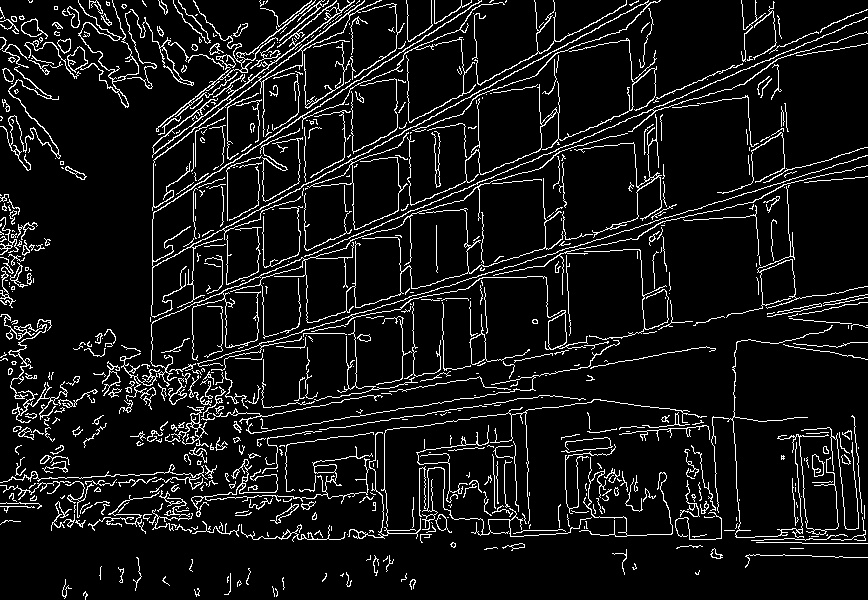
#> input picture Computer Vision Resources/sample_images/output_02_building_edges.jpg, 868 x 600 px, given in place of fruits.jpg, which was not available
$ python computer_vision_complete_practice.py   (older library calls are emulated)
#> lines starting #> are read from the running program, lines starting #| are printed output that depends on the picture; after the words box and inside, x2 and y2 are one past the last pixel; in counts of white or black regions, pixels touching at a corner belong together
"""
Complete Computer Vision Coding Practice (All Modules Combined on Real Photos)
==============================================================================
Runs all 4 progressive Computer Vision practice modules using real photographs
in sample_images/ (fruits.jpg, building.jpg, butterfly.jpg):
  Module 1: Pixels, 2D Grayscale Matrices, and 3D RGB Tensors
  Module 2: Image Enhancement, 2D Convolution Filters, Edge Detection & Contours
  Module 3: Baseline Convolutional Neural Network (CNN) Image Classifier
  Module 4: Modern Vision Applications (ViT Patches, Edge Quantization & Privacy Blur)
"""

from pathlib import Path
import cv2
import numpy as np
import torch
import torch.nn as nn
import torch.nn.functional as F

SAMPLE_DIR = Path(__file__).parent / "sample_images"


# =====================================================================
# MODULE 1: PIXELS, MATRICES & RGB TENSORS
# =====================================================================

def load_real_image(path: Path) -> np.ndarray:
    """Loads a real photograph from disk and converts it from BGR to RGB."""
    bgr_image = cv2.imread(str(path))
#> bgr_image is the input picture: shape (600, 868, 3); min 0, max 255, mean 21.9
    if bgr_image is None:
        raise FileNotFoundError(f"Could not load image at {path}")
    return cv2.cvtColor(bgr_image, cv2.COLOR_BGR2RGB)


def run_module_1_pixels_and_matrices():
    print("\n" + "=" * 65)
    print("MODULE 1: Pixels, 2D Grayscale Matrices & 3D RGB Tensors (Real Photo)")
    print("=" * 65)

    img_path = SAMPLE_DIR / "fruits.jpg"
    rgb_tensor = load_real_image(img_path)
    print(f"Loaded Real Photo: {img_path.name} -> Shape (H, W, C): {rgb_tensor.shape}")
#| Loaded Real Photo: fruits.jpg -> Shape (H, W, C): (600, 868, 3)
    print(f"Pixel [R, G, B] at center (240, 256): {rgb_tensor[240, 256]}")
#| Pixel [R, G, B] at center (240, 256): [0 0 0]

    grayscale_matrix = cv2.cvtColor(rgb_tensor, cv2.COLOR_RGB2GRAY)
    print(f"Grayscale Matrix Shape (H, W): {grayscale_matrix.shape}")
#| Grayscale Matrix Shape (H, W): (600, 868)
    print("5x5 Grayscale Matrix Slice around center (238:243, 254:259):")
    print(grayscale_matrix[238:243, 254:259])
#| [[  0   0   0   3 255]
#|  [  0   0   0   1 254]
#|  [  0   0   0   2 253]
#|  [  0   0   4   0 255]
#|  [  0   0   0   4 255]]

    brightened_matrix = np.clip(grayscale_matrix.astype(np.int16) + 40, 0, 255).astype(np.uint8)
    print(f"Original center intensity: {grayscale_matrix[240, 256]} -> Brightened: {brightened_matrix[240, 256]}")
#| Original center intensity: 0 -> Brightened: 40
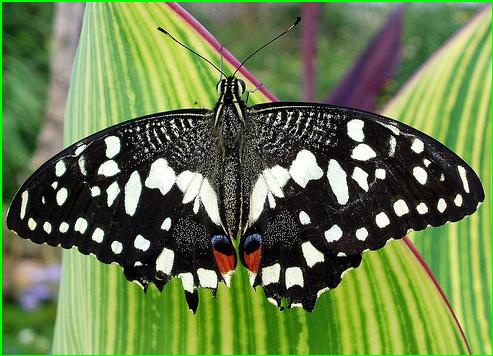
#> input picture Computer Vision Resources/sample_images/output_02_detected_butterfly.jpg, 493 x 356 px, given in place of building.jpg, which was not available


# =====================================================================
# MODULE 2: CONVOLUTION FILTERS, EDGE DETECTION & CONTOUR DETECTION
# =====================================================================

def apply_custom_convolution(gray_image: np.ndarray) -> np.ndarray:
    """Applies a 3x3 Sobel vertical edge detection kernel via 2D convolution."""
    sobel_vertical_kernel = np.array([
        [-1, 0, 1],
        [-2, 0, 2],
        [-1, 0, 1]
    ], dtype=np.float32)
    filtered = cv2.filter2D(src=gray_image, ddepth=cv2.CV_64F, kernel=sobel_vertical_kernel)
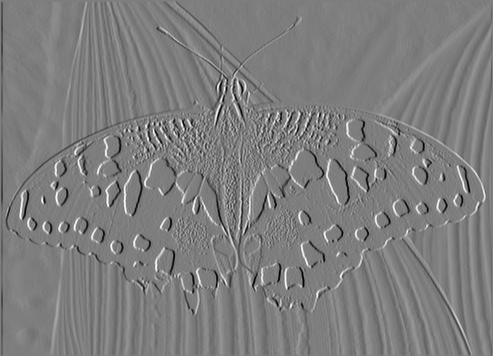
#> filtered: shape (356, 493) float64; min -971, max 994, mean 0.2; drawn with min black and max white
    return cv2.convertScaleAbs(filtered)
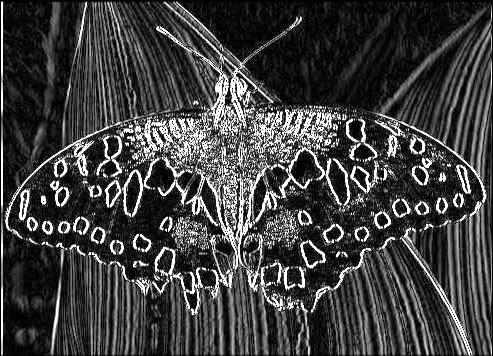
#> returned value: shape (356, 493); min 0, max 255, mean 64.5


def run_module_2_filters_and_tracking():
    print("\n" + "=" * 65)
    print("MODULE 2: Convolution Filters, Edge Detection & Object Detection")
    print("=" * 65)

    building_gray = cv2.imread(str(SAMPLE_DIR / "building.jpg"), cv2.IMREAD_GRAYSCALE)
    conv_edges = apply_custom_convolution(building_gray)
    denoised = cv2.medianBlur(building_gray, ksize=3)
    equalized = cv2.equalizeHist(denoised)
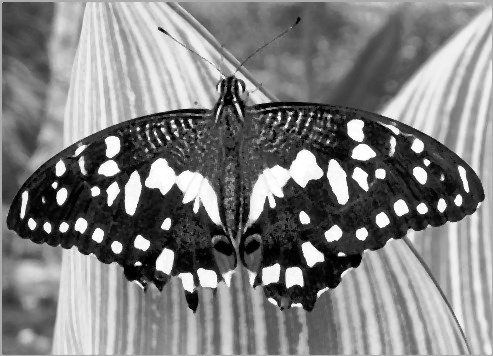
#> equalized: shape (356, 493); min 0, max 255, mean 128.1
    edges = cv2.Canny(equalized, threshold1=80, threshold2=180)
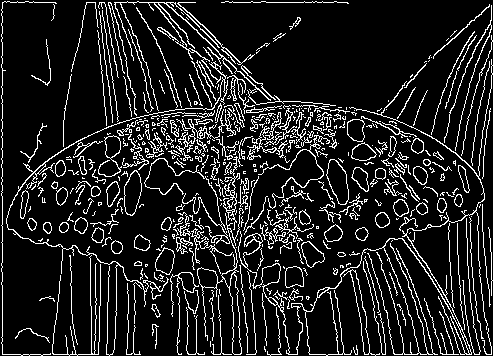
#> edges: shape (356, 493); 12.8% white in thin lines or dots

    print(f"Convolved 'building.jpg' Output Shape: {conv_edges.shape}")
#| Convolved 'building.jpg' Output Shape: (356, 493)
    print(f"Detected Edge Pixels (Canny): {np.count_nonzero(edges)}")
#| Detected Edge Pixels (Canny): 22392

    butterfly_bgr = cv2.imread(str(SAMPLE_DIR / "butterfly.jpg"))
#> butterfly_bgr is the input picture: shape (356, 493, 3); mean B, G, R 76.1, 125.2, 105.3
    butterfly_gray = cv2.cvtColor(butterfly_bgr, cv2.COLOR_BGR2GRAY)
    mask = cv2.dilate(cv2.Canny(butterfly_gray, 100, 200), np.ones((5, 5), np.uint8), iterations=2)
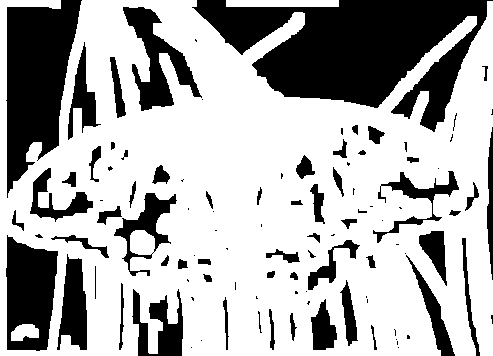
#> mask: shape (356, 493); 68.1% white; 104 black regions (43 under 20 px)
    contours, _ = cv2.findContours(mask, cv2.RETR_EXTERNAL, cv2.CHAIN_APPROX_SIMPLE)
#> contours = 2 contours; box (x1, y1, x2, y2) and area: (0, 0, 493, 356) 138910, (226, 0, 339, 7) 672

    print("Top detected object bounding boxes in 'butterfly.jpg':")
    for idx, contour in enumerate(sorted(contours, key=cv2.contourArea, reverse=True)[:3], start=1):
        if cv2.contourArea(contour) > 1500:
            x, y, w, h = cv2.boundingRect(contour)
            print(f"  Region {idx}: Bounding Box (x={x}, y={y}, w={w}, h={h})")
#> this loop made 2 passes
#> (idx, x, y, w, h) on pass 1: (1, 0, 0, 493, 356)
#> (idx, contour) on pass 2: (2, [[226, 0], [226, 6], [338, 6], [338, 0]])
#|   Region 1: Bounding Box (x=0, y=0, w=493, h=356)


# =====================================================================
# MODULE 3: BASELINE CONVOLUTIONAL NEURAL NETWORK (CNN) CLASSIFIER
# =====================================================================

class BaselineCNNClassifier(nn.Module):
    # [13 lines left out: functions __init__, forward, not called in this run]


def run_module_3_baseline_cnn():
    print("\n" + "=" * 65)
    print("MODULE 3: Baseline CNN Classifier on Real Photos")
    print("=" * 65)

    torch.manual_seed(42)
#> (this line was passed over: torch is not available in this run)
    filenames = ["fruits.jpg", "building.jpg", "butterfly.jpg"]
    class_names = ["Fruits", "Building", "Butterfly"]
    tensors = []
    for fname in filenames:
        bgr = cv2.imread(str(SAMPLE_DIR / fname))
        rgb = cv2.cvtColor(bgr, cv2.COLOR_BGR2RGB)
        resized = cv2.resize(rgb, (32, 32), interpolation=cv2.INTER_AREA)
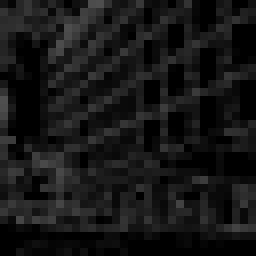
#> resized: shape (32, 32, 3) (shown 8 times larger); min 0, max 79, mean 21.9
        tensors.append(torch.from_numpy(resized).permute(2, 0, 1).float() / 255.0)
#> (this line was passed over: torch is not available in this run)

#> (the run stopped early here; a loop or call above may not have finished)
